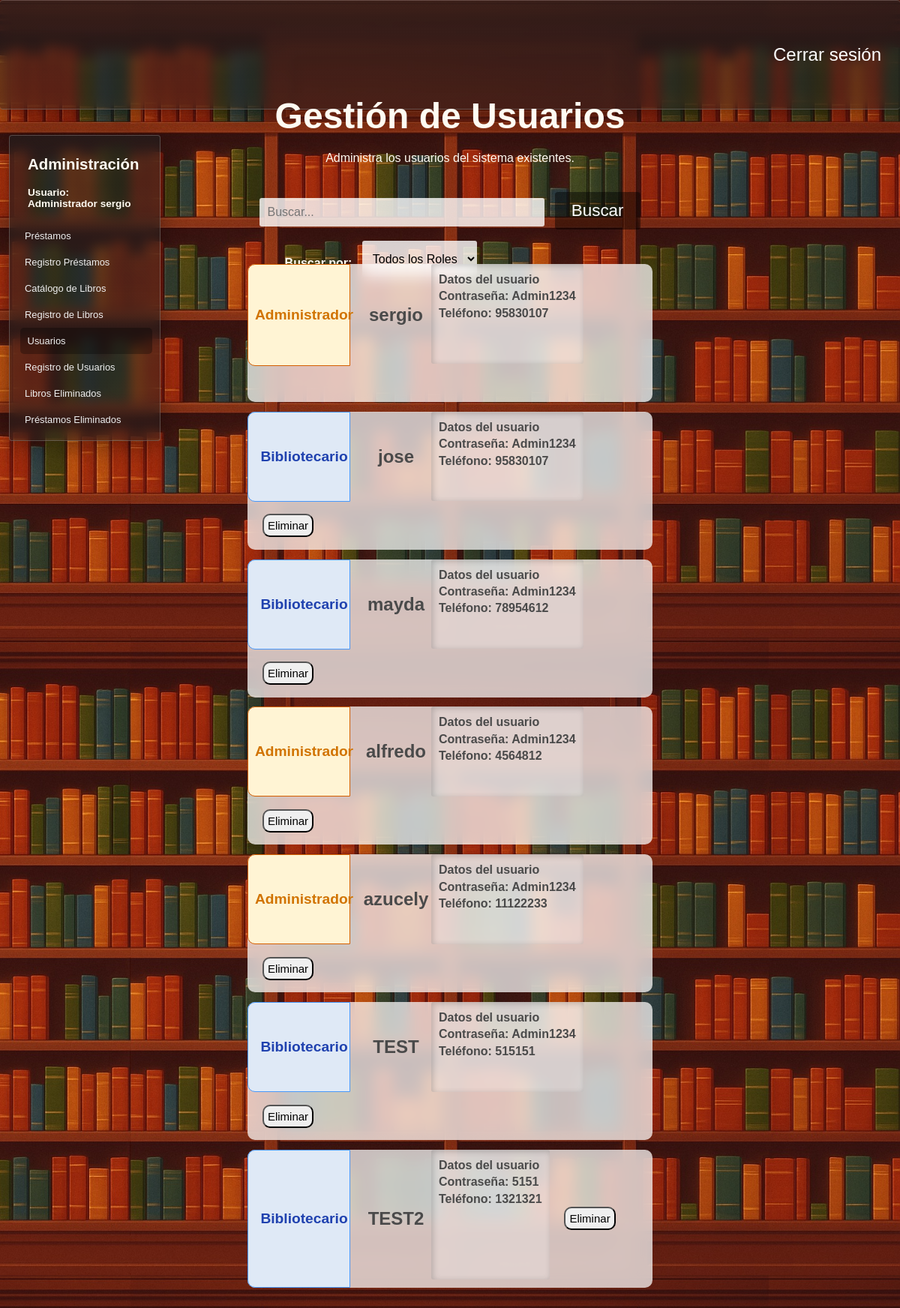
The page /usuarios (signed in) on the database as committed earlier.
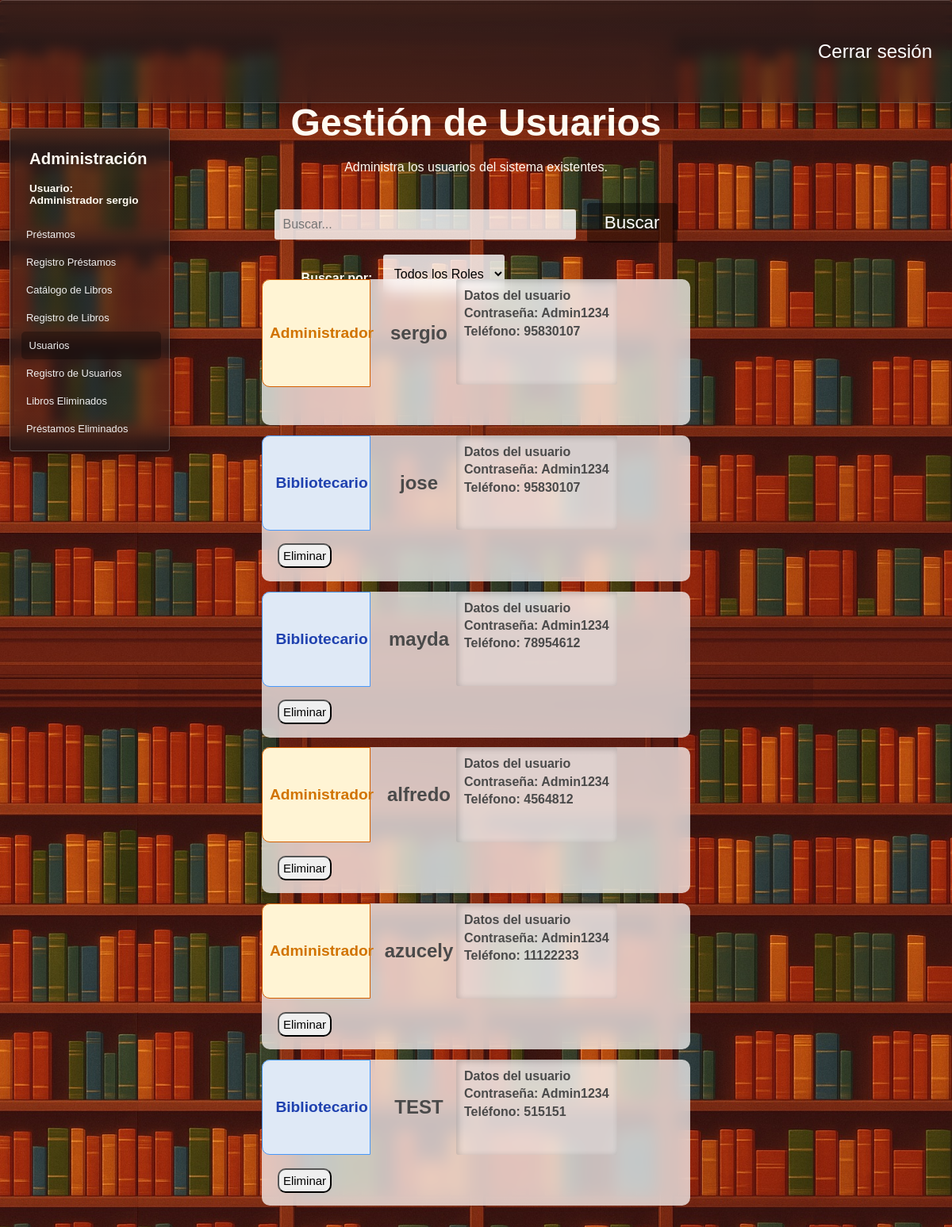
The same page on the database as committed later.
### tables this page shows
CREATE TABLE "Administradores" (
	"id_administrador"	INTEGER NOT NULL,
	"usuario"	TEXT NOT NULL,
	"contrasena"	TEXT NOT NULL,
	"telefono"	TEXT NOT NULL,
	"id_rol"	INTEGER NOT NULL,
	PRIMARY KEY("id_administrador" AUTOINCREMENT),
	FOREIGN KEY("id_rol") REFERENCES "Roles"("id_rol")
);

CREATE TABLE "Roles" (
	"id_rol"	INTEGER NOT NULL,
	"rol"	TEXT NOT NULL,
	PRIMARY KEY("id_rol" AUTOINCREMENT)
);

### app.py (the view)
@app.route("/usuarios",methods = ["POST","GET"])
def usuarios():
    if "usuario" not in session:
        return redirect("/") #Solo se puede acceder con session iniciada
    conexion = conexion_BD()
    query = conexion.cursor()
    query.execute("""Select a.id_rol,r.rol,a.usuario,a.contrasena,a.telefono,a.id_administrador from administradores a
                    join roles r on a.id_rol = r.id_rol""")
    usuarios = query.fetchall()
    query.close()
    conexion.close()
    return render_template("usuarios.html",usuarios = usuarios)

### config.py (called while the page is built)
def conexion_BD():
    return sqlite3.connect(DB_PATH)

### templates/usuarios.html (shortened to what this page needs)
<!DOCTYPE html>
<html lang="es">
<head>
    <link rel="stylesheet" href="{{ url_for('static', filename='estilo_usuarios.css') }}">
    <link rel="stylesheet" href="{{ url_for('static', filename='barra_lateral.css') }}">
    <link rel="stylesheet" href="{{ url_for('static', filename='filtros.css') }}">
    <link rel="stylesheet" href="{{ url_for('static', filename='general.css') }}">
</head>
<body>
    <header>
        <div class="navbar fondo-cristal">
            <a href="{{ url_for('logout') }}">Cerrar sesión</a>
        </div>
    </header>
    <main>
        {% if ((session["rol"]) == "Administrador") or ((session["rol"]) == "Bibliotecario") %}
        <section class="barra-lateral fondo-cristal">
            <h2>Administración</h2>
            <h4>Usuario: <br>
            {{session["rol"]}}&nbsp;{{session["usuario"]}}</h4>
            <nav>
                <a href="{{ url_for('prestamos') }}">Préstamos </a>
                <a href="{{ url_for('registro_prestamos') }}">Registro Préstamos</a>
                <a href="{{ url_for('libros') }}">Catálogo de Libros </a>
                <a href="{{ url_for('insertar_libro') }}">Registro de Libros</a>
                {% if session["rol"] == "Administrador" %}
                <a href="{{ url_for('usuarios') }}" id="pagina-actual">Usuarios</a>
                <a href="{{ url_for('registrar_usuarios') }}">Registro de Usuarios</a>
                <a href="{{ url_for('libros_eliminados') }}">Libros Eliminados</a>
                <a href="{{ url_for('prestamos_eliminados') }}">Préstamos Eliminados</a>
                {% endif %}
            </nav>
        </section>
        {% endif %}
        <div class="div-busqueda">
            <form class="frm-usuarios" action="/buscar_usuario" method="POST">
                <label for="buscar_usuario"><h1>Gestión de Usuarios</h1>Administra los usuarios del sistema existentes.</label><br><br><br>
                <input class="buscar-usuario" id="cuadro-busqueda" type="text" name="buscar_usuario" autocomplete="off" placeholder="Buscar...">&nbsp;&nbsp;
                <button id="btn-buscar" type="submit">Buscar</button>
                <section class="menu-filtros">
                    <nav>
                        <section>
                            <h4> Buscar por: &nbsp;&nbsp;</h4>
                            <select name="filtro-busqueda" id="filtro-busqueda">
                                <option value="Todos">Todos los Roles</option>
                            </select>
                        </section>
                    </nav>
            </form>
        </div>
        <div class="contendor-usuarios">
            {% for usuario in usuarios %}
            <div class="usuario">
                <span class="span-rol"
                {% if (usuario[0]|int) == 2 %}
                    id="u-administrador"
                {% elif (usuario[0]|int) == 1 %}
                    id="u-bibliotecario"
                {% endif %}
                >
                    <h2>{{usuario[1]}}</h2>
                </span>
                <span id="span-info-usuarios">
                    <h2>{{usuario[2]}}</h2>
                </span>
                <span id="span-informacion-usuario">
                    <h4 class="h4-datos-usuario">
                        <strong>Datos del usuario</strong><br>
                        Contraseña: {{usuario[3]}} <br>
                        Teléfono: {{usuario[4]}}<br>
                    </h4>
                </span>
                <span id="span-acciones-usuario">
                    {% if session["rol"] == 'Administrador' and usuario[5]|int != 1 and session["id_administrador"] != usuario[5] %}
                        <form class="frm-eliminar-usuario" action="/eliminar_usuario" method="POST">
                            <button type="reset" class="btn-eliminacion"> Eliminar </button>
                        </form>
                    {% endif %}
                </span>
            </div>
            {% endfor %}
            <br><br><br><br>
        </div>
    </main>
</body>
</html>

Rows that differ between the two databases and show on the page:
removed Administradores: rol "Bibliotecario", usuario "TEST2", contrasena "5151", telefono "1321321"
